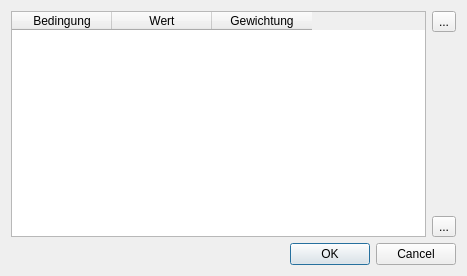
<?xml version="1.0" encoding="UTF-8"?>
<ui version="4.0">
 <class>Dialog</class>
 <widget class="QDialog" name="Dialog">
  <property name="geometry">
   <rect>
    <x>0</x>
    <y>0</y>
    <width>467</width>
    <height>276</height>
   </rect>
  </property>
  <property name="windowTitle">
   <string>Dialog</string>
  </property>
  <layout class="QVBoxLayout" name="verticalLayout_2">
   <item>
    <layout class="QHBoxLayout" name="horizontalLayout">
     <item>
      <widget class="QTableWidget" name="tableWidget">
       <column>
        <property name="text">
         <string>Bedingung</string>
        </property>
       </column>
       <column>
        <property name="text">
         <string>Wert</string>
        </property>
       </column>
       <column>
        <property name="text">
         <string>Gewichtung</string>
        </property>
       </column>
      </widget>
     </item>
     <item>
      <layout class="QVBoxLayout" name="verticalLayout">
       <item>
        <widget class="QToolButton" name="pb_new">
         <property name="toolTip">
          <string>&lt;html&gt;&lt;head/&gt;&lt;body&gt;&lt;p&gt;neue Lehrperson&lt;/p&gt;&lt;/body&gt;&lt;/html&gt;</string>
         </property>
         <property name="text">
          <string>...</string>
         </property>
         <property name="icon">
          <iconset>
           <normaloff>../icons/icon_new.svg</normaloff>../icons/icon_new.svg</iconset>
         </property>
         <property name="iconSize">
          <size>
           <width>30</width>
           <height>30</height>
          </size>
         </property>
        </widget>
       </item>
       <item>
        <spacer name="verticalSpacer">
         <property name="orientation">
          <enum>Qt::Vertical</enum>
         </property>
         <property name="sizeHint" stdset="0">
          <size>
           <width>20</width>
           <height>40</height>
          </size>
         </property>
        </spacer>
       </item>
       <item>
        <widget class="QToolButton" name="pb_remove">
         <property name="toolTip">
          <string>&lt;html&gt;&lt;head/&gt;&lt;body&gt;&lt;p&gt;aktuelle Lehrperson aus der Datenbank entfernen&lt;/p&gt;&lt;/body&gt;&lt;/html&gt;</string>
         </property>
         <property name="text">
          <string>...</string>
         </property>
         <property name="icon">
          <iconset>
           <normaloff>../icons/icon_remove.svg</normaloff>../icons/icon_remove.svg</iconset>
         </property>
         <property name="iconSize">
          <size>
           <width>30</width>
           <height>30</height>
          </size>
         </property>
        </widget>
       </item>
      </layout>
     </item>
    </layout>
   </item>
   <item>
    <widget class="QDialogButtonBox" name="buttonBox">
     <property name="orientation">
      <enum>Qt::Horizontal</enum>
     </property>
     <property name="standardButtons">
      <set>QDialogButtonBox::Cancel|QDialogButtonBox::Ok</set>
     </property>
    </widget>
   </item>
  </layout>
 </widget>
 <resources/>
 <connections>
  <connection>
   <sender>buttonBox</sender>
   <signal>accepted()</signal>
   <receiver>Dialog</receiver>
   <slot>accept()</slot>
   <hints>
    <hint type="sourcelabel">
     <x>248</x>
     <y>254</y>
    </hint>
    <hint type="destinationlabel">
     <x>157</x>
     <y>274</y>
    </hint>
   </hints>
  </connection>
  <connection>
   <sender>buttonBox</sender>
   <signal>rejected()</signal>
   <receiver>Dialog</receiver>
   <slot>reject()</slot>
   <hints>
    <hint type="sourcelabel">
     <x>316</x>
     <y>260</y>
    </hint>
    <hint type="destinationlabel">
     <x>286</x>
     <y>274</y>
    </hint>
   </hints>
  </connection>
 </connections>
</ui>
